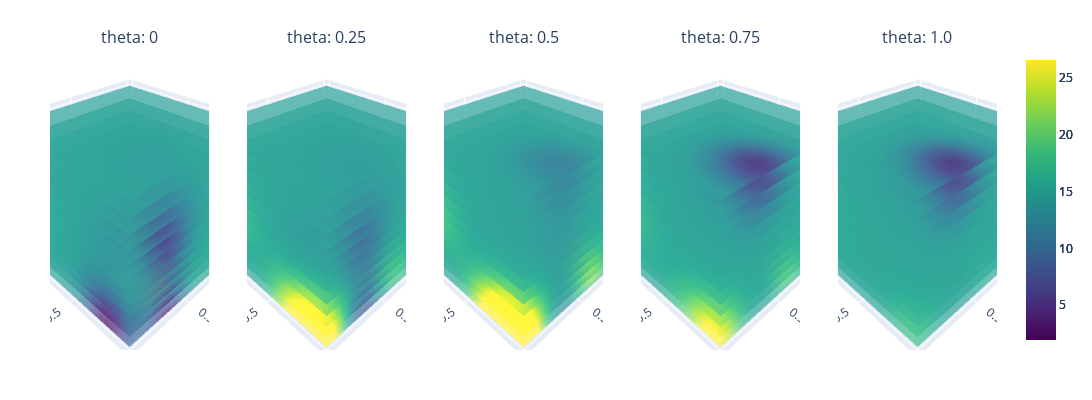

The notebook cell saved with this chart:
### Code cell
gp_model5, train_nx5, train_y5, train_yvar5 = BO_loop(gp_model, nx_train, y_train, y_train_var, nx_all, iterations=5)

train_x5 = unnormalize(train_nx5, original_bounds)
# Step 2: Initialize Plotting class
variable_combinations = [('n', 'r', 't'), ('theta', 'r', 't'), ('n', 't', 'theta')]
plotting = Plotting(gp_model5, variable_combinations=variable_combinations)

combination = variable_combinations[0]

minmax = [y_train.min(), y_train.max()]
plotting.sliced_plotting(combination, minmax)

# Split train_y into 5 iterations, each containing 5 points
iterations = 5
points_per_iteration = 6
split_data = [train_y5[i * points_per_iteration:(i + 1) * points_per_iteration] for i in range(iterations)]
split_datax = [train_y5[i * points_per_iteration:(i + 1) * points_per_iteration] for i in range(iterations)]

# Plot the points vertically
plt.figure(figsize=(6, 5))
for i, data in enumerate(split_data):
    plt.scatter([i + 1] * len(data), data.numpy(), label=f'Iteration {i + 1}')

plt.xlabel('Iteration')
plt.ylabel('train_y Values')
plt.title('Train_y Points per Iteration')
plt.xticks(range(1, iterations + 1))
# plt.legend()
plt.grid(True)
plt.show()
argmax_indices = [data.argmax().item() for data in split_data]
for i, idx in enumerate(argmax_indices):
    print(f"Iteration {i + 1}: {split_datax[i][idx]}")

### Figure 1 — Plotly figure (JSON) as saved in the notebook; plotly's stock layout.template omitted (floating-point values rounded to 4 significant figures; data arrays with more than 128 entries replaced by an {"elided": "..."} marker saying what was removed)
{"data": [{"cmax": 26.55, "cmin": 1.95, "colorscale": [[0, "#440154"], [0.1111, "#482878"], [0.2222, "#3e4989"], [0.3333, "#31688e"], [0.4444, "#26828e"], [0.5556, "#1f9e89"], [0.6667, "#35b779"], [0.7778, "#6ece58"], [0.8889, "#b5de2b"], [1, "#fde725"]], "opacity": 0.7, "scene": "scene", "showscale": true, "surfacecolor": {"elided": "20x20 float values"}, "type": "surface", "x": {"elided": "20x20 float values"}, "y": {"elided": "20x20 float values"}, "z": {"elided": "20x20 float values"}}, {"cmax": 26.55, "cmin": 1.95, "colorscale": [[0, "#440154"], [0.1111, "#482878"], [0.2222, "#3e4989"], [0.3333, "#31688e"], [0.4444, "#26828e"], [0.5556, "#1f9e89"], [0.6667, "#35b779"], [0.7778, "#6ece58"], [0.8889, "#b5de2b"], [1, "#fde725"]], "opacity": 0.7, "scene": "scene2", "showscale": true, "surfacecolor": {"elided": "20x20 float values"}, "type": "surface", "x": {"elided": "20x20 float values"}, "y": {"elided": "20x20 float values"}, "z": {"elided": "20x20 float values"}}, {"cmax": 26.55, "cmin": 1.95, "colorscale": [[0, "#440154"], [0.1111, "#482878"], [0.2222, "#3e4989"], [0.3333, "#31688e"], [0.4444, "#26828e"], [0.5556, "#1f9e89"], [0.6667, "#35b779"], [0.7778, "#6ece58"], [0.8889, "#b5de2b"], [1, "#fde725"]], "opacity": 0.7, "scene": "scene3", "showscale": true, "surfacecolor": {"elided": "20x20 float values"}, "type": "surface", "x": {"elided": "20x20 float values"}, "y": {"elided": "20x20 float values"}, "z": {"elided": "20x20 float values"}}, {"cmax": 26.55, "cmin": 1.95, "colorscale": [[0, "#440154"], [0.1111, "#482878"], [0.2222, "#3e4989"], [0.3333, "#31688e"], [0.4444, "#26828e"], [0.5556, "#1f9e89"], [0.6667, "#35b779"], [0.7778, "#6ece58"], [0.8889, "#b5de2b"], [1, "#fde725"]], "opacity": 0.7, "scene": "scene4", "showscale": true, "surfacecolor": {"elided": "20x20 float values"}, "type": "surface", "x": {"elided": "20x20 float values"}, "y": {"elided": "20x20 float values"}, "z": {"elided": "20x20 float values"}}, {"cmax": 26.55, "cmin": 1.95, "colorscale": [[0, "#440154"], [0.1111, "#482878"], [0.2222, "#3e4989"], [0.3333, "#31688e"], [0.4444, "#26828e"], [0.5556, "#1f9e89"], [0.6667, "#35b779"], [0.7778, "#6ece58"], [0.8889, "#b5de2b"], [1, "#fde725"]], "opacity": 0.7, "scene": "scene5", "showscale": true, "surfacecolor": {"elided": "20x20 float values"}, "type": "surface", "x": {"elided": "20x20 float values"}, "y": {"elided": "20x20 float values"}, "z": {"elided": "20x20 float values"}}, {"cmax": 26.55, "cmin": 1.95, "colorscale": [[0, "#440154"], [0.1111, "#482878"], [0.2222, "#3e4989"], [0.3333, "#31688e"], [0.4444, "#26828e"], [0.5556, "#1f9e89"], [0.6667, "#35b779"], [0.7778, "#6ece58"], [0.8889, "#b5de2b"], [1, "#fde725"]], "opacity": 0.7, "scene": "scene", "showscale": false, "surfacecolor": {"elided": "20x20 float values"}, "type": "surface", "x": {"elided": "20x20 float values"}, "y": {"elided": "20x20 float values"}, "z": {"elided": "20x20 float values"}}, {"cmax": 26.55, "cmin": 1.95, "colorscale": [[0, "#440154"], [0.1111, "#482878"], [0.2222, "#3e4989"], [0.3333, "#31688e"], [0.4444, "#26828e"], [0.5556, "#1f9e89"], [0.6667, "#35b779"], [0.7778, "#6ece58"], [0.8889, "#b5de2b"], [1, "#fde725"]], "opacity": 0.7, "scene": "scene2", "showscale": false, "surfacecolor": {"elided": "20x20 float values"}, "type": "surface", "x": {"elided": "20x20 float values"}, "y": {"elided": "20x20 float values"}, "z": {"elided": "20x20 float values"}}, {"cmax": 26.55, "cmin": 1.95, "colorscale": [[0, "#440154"], [0.1111, "#482878"], [0.2222, "#3e4989"], [0.3333, "#31688e"], [0.4444, "#26828e"], [0.5556, "#1f9e89"], [0.6667, "#35b779"], [0.7778, "#6ece58"], [0.8889, "#b5de2b"], [1, "#fde725"]], "opacity": 0.7, "scene": "scene3", "showscale": false, "surfacecolor": {"elided": "20x20 float values"}, "type": "surface", "x": {"elided": "20x20 float values"}, "y": {"elided": "20x20 float values"}, "z": {"elided": "20x20 float values"}}, {"cmax": 26.55, "cmin": 1.95, "colorscale": [[0, "#440154"], [0.1111, "#482878"], [0.2222, "#3e4989"], [0.3333, "#31688e"], [0.4444, "#26828e"], [0.5556, "#1f9e89"], [0.6667, "#35b779"], [0.7778, "#6ece58"], [0.8889, "#b5de2b"], [1, "#fde725"]], "opacity": 0.7, "scene": "scene4", "showscale": false, "surfacecolor": {"elided": "20x20 float values"}, "type": "surface", "x": {"elided": "20x20 float values"}, "y": {"elided": "20x20 float values"}, "z": {"elided": "20x20 float values"}}, {"cmax": 26.55, "cmin": 1.95, "colorscale": [[0, "#440154"], [0.1111, "#482878"], [0.2222, "#3e4989"], [0.3333, "#31688e"], [0.4444, "#26828e"], [0.5556, "#1f9e89"], [0.6667, "#35b779"], [0.7778, "#6ece58"], [0.8889, "#b5de2b"], [1, "#fde725"]], "opacity": 0.7, "scene": "scene5", "showscale": false, "surfacecolor": {"elided": "20x20 float values"}, "type": "surface", "x": {"elided": "20x20 float values"}, "y": {"elided": "20x20 float values"}, "z": {"elided": "20x20 float values"}}, {"cmax": 26.55, "cmin": 1.95, "colorscale": [[0, "#440154"], [0.1111, "#482878"], [0.2222, "#3e4989"], [0.3333, "#31688e"], [0.4444, "#26828e"], [0.5556, "#1f9e89"], [0.6667, "#35b779"], [0.7778, "#6ece58"], [0.8889, "#b5de2b"], [1, "#fde725"]], "opacity": 0.7, "scene": "scene", "showscale": false, "surfacecolor": {"elided": "20x20 float values"}, "type": "surface", "x": {"elided": "20x20 float values"}, "y": {"elided": "20x20 float values"}, "z": {"elided": "20x20 float values"}}, {"cmax": 26.55, "cmin": 1.95, "colorscale": [[0, "#440154"], [0.1111, "#482878"], [0.2222, "#3e4989"], [0.3333, "#31688e"], [0.4444, "#26828e"], [0.5556, "#1f9e89"], [0.6667, "#35b779"], [0.7778, "#6ece58"], [0.8889, "#b5de2b"], [1, "#fde725"]], "opacity": 0.7, "scene": "scene2", "showscale": false, "surfacecolor": {"elided": "20x20 float values"}, "type": "surface", "x": {"elided": "20x20 float values"}, "y": {"elided": "20x20 float values"}, "z": {"elided": "20x20 float values"}}, {"cmax": 26.55, "cmin": 1.95, "colorscale": [[0, "#440154"], [0.1111, "#482878"], [0.2222, "#3e4989"], [0.3333, "#31688e"], [0.4444, "#26828e"], [0.5556, "#1f9e89"], [0.6667, "#35b779"], [0.7778, "#6ece58"], [0.8889, "#b5de2b"], [1, "#fde725"]], "opacity": 0.7, "scene": "scene3", "showscale": false, "surfacecolor": {"elided": "20x20 float values"}, "type": "surface", "x": {"elided": "20x20 float values"}, "y": {"elided": "20x20 float values"}, "z": {"elided": "20x20 float values"}}, {"cmax": 26.55, "cmin": 1.95, "colorscale": [[0, "#440154"], [0.1111, "#482878"], [0.2222, "#3e4989"], [0.3333, "#31688e"], [0.4444, "#26828e"], [0.5556, "#1f9e89"], [0.6667, "#35b779"], [0.7778, "#6ece58"], [0.8889, "#b5de2b"], [1, "#fde725"]], "opacity": 0.7, "scene": "scene4", "showscale": false, "surfacecolor": {"elided": "20x20 float values"}, "type": "surface", "x": {"elided": "20x20 float values"}, "y": {"elided": "20x20 float values"}, "z": {"elided": "20x20 float values"}}, {"cmax": 26.55, "cmin": 1.95, "colorscale": [[0, "#440154"], [0.1111, "#482878"], [0.2222, "#3e4989"], [0.3333, "#31688e"], [0.4444, "#26828e"], [0.5556, "#1f9e89"], [0.6667, "#35b779"], [0.7778, "#6ece58"], [0.8889, "#b5de2b"], [1, "#fde725"]], "opacity": 0.7, "scene": "scene5", "showscale": false, "surfacecolor": {"elided": "20x20 float values"}, "type": "surface", "x": {"elided": "20x20 float values"}, "y": {"elided": "20x20 float values"}, "z": {"elided": "20x20 float values"}}, {"cmax": 26.55, "cmin": 1.95, "colorscale": [[0, "#440154"], [0.1111, "#482878"], [0.2222, "#3e4989"], [0.3333, "#31688e"], [0.4444, "#26828e"], [0.5556, "#1f9e89"], [0.6667, "#35b779"], [0.7778, "#6ece58"], [0.8889, "#b5de2b"], [1, "#fde725"]], "opacity": 0.7, "scene": "scene", "showscale": false, "surfacecolor": {"elided": "20x20 float values"}, "type": "surface", "x": {"elided": "20x20 float values"}, "y": {"elided": "20x20 float values"}, "z": {"elided": "20x20 float values"}}, {"cmax": 26.55, "cmin": 1.95, "colorscale": [[0, "#440154"], [0.1111, "#482878"], [0.2222, "#3e4989"], [0.3333, "#31688e"], [0.4444, "#26828e"], [0.5556, "#1f9e89"], [0.6667, "#35b779"], [0.7778, "#6ece58"], [0.8889, "#b5de2b"], [1, "#fde725"]], "opacity": 0.7, "scene": "scene2", "showscale": false, "surfacecolor": {"elided": "20x20 float values"}, "type": "surface", "x": {"elided": "20x20 float values"}, "y": {"elided": "20x20 float values"}, "z": {"elided": "20x20 float values"}}, {"cmax": 26.55, "cmin": 1.95, "colorscale": [[0, "#440154"], [0.1111, "#482878"], [0.2222, "#3e4989"], [0.3333, "#31688e"], [0.4444, "#26828e"], [0.5556, "#1f9e89"], [0.6667, "#35b779"], [0.7778, "#6ece58"], [0.8889, "#b5de2b"], [1, "#fde725"]], "opacity": 0.7, "scene": "scene3", "showscale": false, "surfacecolor": {"elided": "20x20 float values"}, "type": "surface", "x": {"elided": "20x20 float values"}, "y": {"elided": "20x20 float values"}, "z": {"elided": "20x20 float values"}}, {"cmax": 26.55, "cmin": 1.95, "colorscale": [[0, "#440154"], [0.1111, "#482878"], [0.2222, "#3e4989"], [0.3333, "#31688e"], [0.4444, "#26828e"], [0.5556, "#1f9e89"], [0.6667, "#35b779"], [0.7778, "#6ece58"], [0.8889, "#b5de2b"], [1, "#fde725"]], "opacity": 0.7, "scene": "scene4", "showscale": false, "surfacecolor": {"elided": "20x20 float values"}, "type": "surface", "x": {"elided": "20x20 float values"}, "y": {"elided": "20x20 float values"}, "z": {"elided": "20x20 float values"}}, {"cmax": 26.55, "cmin": 1.95, "colorscale": [[0, "#440154"], [0.1111, "#482878"], [0.2222, "#3e4989"], [0.3333, "#31688e"], [0.4444, "#26828e"], [0.5556, "#1f9e89"], [0.6667, "#35b779"], [0.7778, "#6ece58"], [0.8889, "#b5de2b"], [1, "#fde725"]], "opacity": 0.7, "scene": "scene5", "showscale": false, "surfacecolor": {"elided": "20x20 float values"}, "type": "surface", "x": {"elided": "20x20 float values"}, "y": {"elided": "20x20 float values"}, "z": {"elided": "20x20 float values"}}, {"cmax": 26.55, "cmin": 1.95, "colorscale": [[0, "#440154"], [0.1111, "#482878"], [0.2222, "#3e4989"], [0.3333, "#31688e"], [0.4444, "#26828e"], [0.5556, "#1f9e89"], [0.6667, "#35b779"], [0.7778, "#6ece58"], [0.8889, "#b5de2b"], [1, "#fde725"]], "opacity": 0.7, "scene": "scene", "showscale": false, "surfacecolor": {"elided": "20x20 float values"}, "type": "surface", "x": {"elided": "20x20 float values"}, "y": {"elided": "20x20 float values"}, "z": {"elided": "20x20 float values"}}, {"cmax": 26.55, "cmin": 1.95, "colorscale": [[0, "#440154"], [0.1111, "#482878"], [0.2222, "#3e4989"], [0.3333, "#31688e"], [0.4444, "#26828e"], [0.5556, "#1f9e89"], [0.6667, "#35b779"], [0.7778, "#6ece58"], [0.8889, "#b5de2b"], [1, "#fde725"]], "opacity": 0.7, "scene": "scene2", "showscale": false, "surfacecolor": {"elided": "20x20 float values"}, "type": "surface", "x": {"elided": "20x20 float values"}, "y": {"elided": "20x20 float values"}, "z": {"elided": "20x20 float values"}}, {"cmax": 26.55, "cmin": 1.95, "colorscale": [[0, "#440154"], [0.1111, "#482878"], [0.2222, "#3e4989"], [0.3333, "#31688e"], [0.4444, "#26828e"], [0.5556, "#1f9e89"], [0.6667, "#35b779"], [0.7778, "#6ece58"], [0.8889, "#b5de2b"], [1, "#fde725"]], "opacity": 0.7, "scene": "scene3", "showscale": false, "surfacecolor": {"elided": "20x20 float values"}, "type": "surface", "x": {"elided": "20x20 float values"}, "y": {"elided": "20x20 float values"}, "z": {"elided": "20x20 float values"}}, {"cmax": 26.55, "cmin": 1.95, "colorscale": [[0, "#440154"], [0.1111, "#482878"], [0.2222, "#3e4989"], [0.3333, "#31688e"], [0.4444, "#26828e"], [0.5556, "#1f9e89"], [0.6667, "#35b779"], [0.7778, "#6ece58"], [0.8889, "#b5de2b"], [1, "#fde725"]], "opacity": 0.7, "scene": "scene4", "showscale": false, "surfacecolor": {"elided": "20x20 float values"}, "type": "surface", "x": {"elided": "20x20 float values"}, "y": {"elided": "20x20 float values"}, "z": {"elided": "20x20 float values"}}, {"cmax": 26.55, "cmin": 1.95, "colorscale": [[0, "#440154"], [0.1111, "#482878"], [0.2222, "#3e4989"], [0.3333, "#31688e"], [0.4444, "#26828e"], [0.5556, "#1f9e89"], [0.6667, "#35b779"], [0.7778, "#6ece58"], [0.8889, "#b5de2b"], [1, "#fde725"]], "opacity": 0.7, "scene": "scene5", "showscale": false, "surfacecolor": {"elided": "20x20 float values"}, "type": "surface", "x": {"elided": "20x20 float values"}, "y": {"elided": "20x20 float values"}, "z": {"elided": "20x20 float values"}}, {"cmax": 26.55, "cmin": 1.95, "colorscale": [[0, "#440154"], [0.1111, "#482878"], [0.2222, "#3e4989"], [0.3333, "#31688e"], [0.4444, "#26828e"], [0.5556, "#1f9e89"], [0.6667, "#35b779"], [0.7778, "#6ece58"], [0.8889, "#b5de2b"], [1, "#fde725"]], "opacity": 0.7, "scene": "scene", "showscale": false, "surfacecolor": {"elided": "20x20 float values"}, "type": "surface", "x": {"elided": "20x20 float values"}, "y": {"elided": "20x20 float values"}, "z": {"elided": "20x20 float values"}}, {"cmax": 26.55, "cmin": 1.95, "colorscale": [[0, "#440154"], [0.1111, "#482878"], [0.2222, "#3e4989"], [0.3333, "#31688e"], [0.4444, "#26828e"], [0.5556, "#1f9e89"], [0.6667, "#35b779"], [0.7778, "#6ece58"], [0.8889, "#b5de2b"], [1, "#fde725"]], "opacity": 0.7, "scene": "scene2", "showscale": false, "surfacecolor": {"elided": "20x20 float values"}, "type": "surface", "x": {"elided": "20x20 float values"}, "y": {"elided": "20x20 float values"}, "z": {"elided": "20x20 float values"}}, {"cmax": 26.55, "cmin": 1.95, "colorscale": [[0, "#440154"], [0.1111, "#482878"], [0.2222, "#3e4989"], [0.3333, "#31688e"], [0.4444, "#26828e"], [0.5556, "#1f9e89"], [0.6667, "#35b779"], [0.7778, "#6ece58"], [0.8889, "#b5de2b"], [1, "#fde725"]], "opacity": 0.7, "scene": "scene3", "showscale": false, "surfacecolor": {"elided": "20x20 float values"}, "type": "surface", "x": {"elided": "20x20 float values"}, "y": {"elided": "20x20 float values"}, "z": {"elided": "20x20 float values"}}, {"cmax": 26.55, "cmin": 1.95, "colorscale": [[0, "#440154"], [0.1111, "#482878"], [0.2222, "#3e4989"], [0.3333, "#31688e"], [0.4444, "#26828e"], [0.5556, "#1f9e89"], [0.6667, "#35b779"], [0.7778, "#6ece58"], [0.8889, "#b5de2b"], [1, "#fde725"]], "opacity": 0.7, "scene": "scene4", "showscale": false, "surfacecolor": {"elided": "20x20 float values"}, "type": "surface", "x": {"elided": "20x20 float values"}, "y": {"elided": "20x20 float values"}, "z": {"elided": "20x20 float values"}}, {"cmax": 26.55, "cmin": 1.95, "colorscale": [[0, "#440154"], [0.1111, "#482878"], [0.2222, "#3e4989"], [0.3333, "#31688e"], [0.4444, "#26828e"], [0.5556, "#1f9e89"], [0.6667, "#35b779"], [0.7778, "#6ece58"], [0.8889, "#b5de2b"], [1, "#fde725"]], "opacity": 0.7, "scene": "scene5", "showscale": false, "surfacecolor": {"elided": "20x20 float values"}, "type": "surface", "x": {"elided": "20x20 float values"}, "y": {"elided": "20x20 float values"}, "z": {"elided": "20x20 float values"}}, {"cmax": 26.55, "cmin": 1.95, "colorscale": [[0, "#440154"], [0.1111, "#482878"], [0.2222, "#3e4989"], [0.3333, "#31688e"], [0.4444, "#26828e"], [0.5556, "#1f9e89"], [0.6667, "#35b779"], [0.7778, "#6ece58"], [0.8889, "#b5de2b"], [1, "#fde725"]], "opacity": 0.7, "scene": "scene", "showscale": false, "surfacecolor": {"elided": "20x20 float values"}, "type": "surface", "x": {"elided": "20x20 float values"}, "y": {"elided": "20x20 float values"}, "z": {"elided": "20x20 float values"}}, {"cmax": 26.55, "cmin": 1.95, "colorscale": [[0, "#440154"], [0.1111, "#482878"], [0.2222, "#3e4989"], [0.3333, "#31688e"], [0.4444, "#26828e"], [0.5556, "#1f9e89"], [0.6667, "#35b779"], [0.7778, "#6ece58"], [0.8889, "#b5de2b"], [1, "#fde725"]], "opacity": 0.7, "scene": "scene2", "showscale": false, "surfacecolor": {"elided": "20x20 float values"}, "type": "surface", "x": {"elided": "20x20 float values"}, "y": {"elided": "20x20 float values"}, "z": {"elided": "20x20 float values"}}, {"cmax": 26.55, "cmin": 1.95, "colorscale": [[0, "#440154"], [0.1111, "#482878"], [0.2222, "#3e4989"], [0.3333, "#31688e"], [0.4444, "#26828e"], [0.5556, "#1f9e89"], [0.6667, "#35b779"], [0.7778, "#6ece58"], [0.8889, "#b5de2b"], [1, "#fde725"]], "opacity": 0.7, "scene": "scene3", "showscale": false, "surfacecolor": {"elided": "20x20 float values"}, "type": "surface", "x": {"elided": "20x20 float values"}, "y": {"elided": "20x20 float values"}, "z": {"elided": "20x20 float values"}}, {"cmax": 26.55, "cmin": 1.95, "colorscale": [[0, "#440154"], [0.1111, "#482878"], [0.2222, "#3e4989"], [0.3333, "#31688e"], [0.4444, "#26828e"], [0.5556, "#1f9e89"], [0.6667, "#35b779"], [0.7778, "#6ece58"], [0.8889, "#b5de2b"], [1, "#fde725"]], "opacity": 0.7, "scene": "scene4", "showscale": false, "surfacecolor": {"elided": "20x20 float values"}, "type": "surface", "x": {"elided": "20x20 float values"}, "y": {"elided": "20x20 float values"}, "z": {"elided": "20x20 float values"}}, {"cmax": 26.55, "cmin": 1.95, "colorscale": [[0, "#440154"], [0.1111, "#482878"], [0.2222, "#3e4989"], [0.3333, "#31688e"], [0.4444, "#26828e"], [0.5556, "#1f9e89"], [0.6667, "#35b779"], [0.7778, "#6ece58"], [0.8889, "#b5de2b"], [1, "#fde725"]], "opacity": 0.7, "scene": "scene5", "showscale": false, "surfacecolor": {"elided": "20x20 float values"}, "type": "surface", "x": {"elided": "20x20 float values"}, "y": {"elided": "20x20 float values"}, "z": {"elided": "20x20 float values"}}, {"cmax": 26.55, "cmin": 1.95, "colorscale": [[0, "#440154"], [0.1111, "#482878"], [0.2222, "#3e4989"], [0.3333, "#31688e"], [0.4444, "#26828e"], [0.5556, "#1f9e89"], [0.6667, "#35b779"], [0.7778, "#6ece58"], [0.8889, "#b5de2b"], [1, "#fde725"]], "opacity": 0.7, "scene": "scene", "showscale": false, "surfacecolor": {"elided": "20x20 float values"}, "type": "surface", "x": {"elided": "20x20 float values"}, "y": {"elided": "20x20 float values"}, "z": {"elided": "20x20 float values"}}, {"cmax": 26.55, "cmin": 1.95, "colorscale": [[0, "#440154"], [0.1111, "#482878"], [0.2222, "#3e4989"], [0.3333, "#31688e"], [0.4444, "#26828e"], [0.5556, "#1f9e89"], [0.6667, "#35b779"], [0.7778, "#6ece58"], [0.8889, "#b5de2b"], [1, "#fde725"]], "opacity": 0.7, "scene": "scene2", "showscale": false, "surfacecolor": {"elided": "20x20 float values"}, "type": "surface", "x": {"elided": "20x20 float values"}, "y": {"elided": "20x20 float values"}, "z": {"elided": "20x20 float values"}}, {"cmax": 26.55, "cmin": 1.95, "colorscale": [[0, "#440154"], [0.1111, "#482878"], [0.2222, "#3e4989"], [0.3333, "#31688e"], [0.4444, "#26828e"], [0.5556, "#1f9e89"], [0.6667, "#35b779"], [0.7778, "#6ece58"], [0.8889, "#b5de2b"], [1, "#fde725"]], "opacity": 0.7, "scene": "scene3", "showscale": false, "surfacecolor": {"elided": "20x20 float values"}, "type": "surface", "x": {"elided": "20x20 float values"}, "y": {"elided": "20x20 float values"}, "z": {"elided": "20x20 float values"}}, {"cmax": 26.55, "cmin": 1.95, "colorscale": [[0, "#440154"], [0.1111, "#482878"], [0.2222, "#3e4989"], [0.3333, "#31688e"], [0.4444, "#26828e"], [0.5556, "#1f9e89"], [0.6667, "#35b779"], [0.7778, "#6ece58"], [0.8889, "#b5de2b"], [1, "#fde725"]], "opacity": 0.7, "scene": "scene4", "showscale": false, "surfacecolor": {"elided": "20x20 float values"}, "type": "surface", "x": {"elided": "20x20 float values"}, "y": {"elided": "20x20 float values"}, "z": {"elided": "20x20 float values"}}, {"cmax": 26.55, "cmin": 1.95, "colorscale": [[0, "#440154"], [0.1111, "#482878"], [0.2222, "#3e4989"], [0.3333, "#31688e"], [0.4444, "#26828e"], [0.5556, "#1f9e89"], [0.6667, "#35b779"], [0.7778, "#6ece58"], [0.8889, "#b5de2b"], [1, "#fde725"]], "opacity": 0.7, "scene": "scene5", "showscale": false, "surfacecolor": {"elided": "20x20 float values"}, "type": "surface", "x": {"elided": "20x20 float values"}, "y": {"elided": "20x20 float values"}, "z": {"elided": "20x20 float values"}}, {"cmax": 26.55, "cmin": 1.95, "colorscale": [[0, "#440154"], [0.1111, "#482878"], [0.2222, "#3e4989"], [0.3333, "#31688e"], [0.4444, "#26828e"], [0.5556, "#1f9e89"], [0.6667, "#35b779"], [0.7778, "#6ece58"], [0.8889, "#b5de2b"], [1, "#fde725"]], "opacity": 0.7, "scene": "scene", "showscale": false, "surfacecolor": {"elided": "20x20 float values"}, "type": "surface", "x": {"elided": "20x20 float values"}, "y": {"elided": "20x20 float values"}, "z": {"elided": "20x20 float values"}}, {"cmax": 26.55, "cmin": 1.95, "colorscale": [[0, "#440154"], [0.1111, "#482878"], [0.2222, "#3e4989"], [0.3333, "#31688e"], [0.4444, "#26828e"], [0.5556, "#1f9e89"], [0.6667, "#35b779"], [0.7778, "#6ece58"], [0.8889, "#b5de2b"], [1, "#fde725"]], "opacity": 0.7, "scene": "scene2", "showscale": false, "surfacecolor": {"elided": "20x20 float values"}, "type": "surface", "x": {"elided": "20x20 float values"}, "y": {"elided": "20x20 float values"}, "z": {"elided": "20x20 float values"}}, {"cmax": 26.55, "cmin": 1.95, "colorscale": [[0, "#440154"], [0.1111, "#482878"], [0.2222, "#3e4989"], [0.3333, "#31688e"], [0.4444, "#26828e"], [0.5556, "#1f9e89"], [0.6667, "#35b779"], [0.7778, "#6ece58"], [0.8889, "#b5de2b"], [1, "#fde725"]], "opacity": 0.7, "scene": "scene3", "showscale": false, "surfacecolor": {"elided": "20x20 float values"}, "type": "surface", "x": {"elided": "20x20 float values"}, "y": {"elided": "20x20 float values"}, "z": {"elided": "20x20 float values"}}, {"cmax": 26.55, "cmin": 1.95, "colorscale": [[0, "#440154"], [0.1111, "#482878"], [0.2222, "#3e4989"], [0.3333, "#31688e"], [0.4444, "#26828e"], [0.5556, "#1f9e89"], [0.6667, "#35b779"], [0.7778, "#6ece58"], [0.8889, "#b5de2b"], [1, "#fde725"]], "opacity": 0.7, "scene": "scene4", "showscale": false, "surfacecolor": {"elided": "20x20 float values"}, "type": "surface", "x": {"elided": "20x20 float values"}, "y": {"elided": "20x20 float values"}, "z": {"elided": "20x20 float values"}}, {"cmax": 26.55, "cmin": 1.95, "colorscale": [[0, "#440154"], [0.1111, "#482878"], [0.2222, "#3e4989"], [0.3333, "#31688e"], [0.4444, "#26828e"], [0.5556, "#1f9e89"], [0.6667, "#35b779"], [0.7778, "#6ece58"], [0.8889, "#b5de2b"], [1, "#fde725"]], "opacity": 0.7, "scene": "scene5", "showscale": false, "surfacecolor": {"elided": "20x20 float values"}, "type": "surface", "x": {"elided": "20x20 float values"}, "y": {"elided": "20x20 float values"}, "z": {"elided": "20x20 float values"}}, {"cmax": 26.55, "cmin": 1.95, "colorscale": [[0, "#440154"], [0.1111, "#482878"], [0.2222, "#3e4989"], [0.3333, "#31688e"], [0.4444, "#26828e"], [0.5556, "#1f9e89"], [0.6667, "#35b779"], [0.7778, "#6ece58"], [0.8889, "#b5de2b"], [1, "#fde725"]], "opacity": 0.7, "scene": "scene", "showscale": false, "surfacecolor": {"elided": "20x20 float values"}, "type": "surface", "x": {"elided": "20x20 float values"}, "y": {"elided": "20x20 float values"}, "z": {"elided": "20x20 float values"}}, {"cmax": 26.55, "cmin": 1.95, "colorscale": [[0, "#440154"], [0.1111, "#482878"], [0.2222, "#3e4989"], [0.3333, "#31688e"], [0.4444, "#26828e"], [0.5556, "#1f9e89"], [0.6667, "#35b779"], [0.7778, "#6ece58"], [0.8889, "#b5de2b"], [1, "#fde725"]], "opacity": 0.7, "scene": "scene2", "showscale": false, "surfacecolor": {"elided": "20x20 float values"}, "type": "surface", "x": {"elided": "20x20 float values"}, "y": {"elided": "20x20 float values"}, "z": {"elided": "20x20 float values"}}, {"cmax": 26.55, "cmin": 1.95, "colorscale": [[0, "#440154"], [0.1111, "#482878"], [0.2222, "#3e4989"], [0.3333, "#31688e"], [0.4444, "#26828e"], [0.5556, "#1f9e89"], [0.6667, "#35b779"], [0.7778, "#6ece58"], [0.8889, "#b5de2b"], [1, "#fde725"]], "opacity": 0.7, "scene": "scene3", "showscale": false, "surfacecolor": {"elided": "20x20 float values"}, "type": "surface", "x": {"elided": "20x20 float values"}, "y": {"elided": "20x20 float values"}, "z": {"elided": "20x20 float values"}}, {"cmax": 26.55, "cmin": 1.95, "colorscale": [[0, "#440154"], [0.1111, "#482878"], [0.2222, "#3e4989"], [0.3333, "#31688e"], [0.4444, "#26828e"], [0.5556, "#1f9e89"], [0.6667, "#35b779"], [0.7778, "#6ece58"], [0.8889, "#b5de2b"], [1, "#fde725"]], "opacity": 0.7, "scene": "scene4", "showscale": false, "surfacecolor": {"elided": "20x20 float values"}, "type": "surface", "x": {"elided": "20x20 float values"}, "y": {"elided": "20x20 float values"}, "z": {"elided": "20x20 float values"}}, {"cmax": 26.55, "cmin": 1.95, "colorscale": [[0, "#440154"], [0.1111, "#482878"], [0.2222, "#3e4989"], [0.3333, "#31688e"], [0.4444, "#26828e"], [0.5556, "#1f9e89"], [0.6667, "#35b779"], [0.7778, "#6ece58"], [0.8889, "#b5de2b"], [1, "#fde725"]], "opacity": 0.7, "scene": "scene5", "showscale": false, "surfacecolor": {"elided": "20x20 float values"}, "type": "surface", "x": {"elided": "20x20 float values"}, "y": {"elided": "20x20 float values"}, "z": {"elided": "20x20 float values"}}, {"cmax": 26.55, "cmin": 1.95, "colorscale": [[0, "#440154"], [0.1111, "#482878"], [0.2222, "#3e4989"], [0.3333, "#31688e"], [0.4444, "#26828e"], [0.5556, "#1f9e89"], [0.6667, "#35b779"], [0.7778, "#6ece58"], [0.8889, "#b5de2b"], [1, "#fde725"]], "opacity": 0.7, "scene": "scene", "showscale": false, "surfacecolor": {"elided": "20x20 float values"}, "type": "surface", "x": {"elided": "20x20 float values"}, "y": {"elided": "20x20 float values"}, "z": {"elided": "20x20 float values"}}, {"cmax": 26.55, "cmin": 1.95, "colorscale": [[0, "#440154"], [0.1111, "#482878"], [0.2222, "#3e4989"], [0.3333, "#31688e"], [0.4444, "#26828e"], [0.5556, "#1f9e89"], [0.6667, "#35b779"], [0.7778, "#6ece58"], [0.8889, "#b5de2b"], [1, "#fde725"]], "opacity": 0.7, "scene": "scene2", "showscale": false, "surfacecolor": {"elided": "20x20 float values"}, "type": "surface", "x": {"elided": "20x20 float values"}, "y": {"elided": "20x20 float values"}, "z": {"elided": "20x20 float values"}}, {"cmax": 26.55, "cmin": 1.95, "colorscale": [[0, "#440154"], [0.1111, "#482878"], [0.2222, "#3e4989"], [0.3333, "#31688e"], [0.4444, "#26828e"], [0.5556, "#1f9e89"], [0.6667, "#35b779"], [0.7778, "#6ece58"], [0.8889, "#b5de2b"], [1, "#fde725"]], "opacity": 0.7, "scene": "scene3", "showscale": false, "surfacecolor": {"elided": "20x20 float values"}, "type": "surface", "x": {"elided": "20x20 float values"}, "y": {"elided": "20x20 float values"}, "z": {"elided": "20x20 float values"}}, {"cmax": 26.55, "cmin": 1.95, "colorscale": [[0, "#440154"], [0.1111, "#482878"], [0.2222, "#3e4989"], [0.3333, "#31688e"], [0.4444, "#26828e"], [0.5556, "#1f9e89"], [0.6667, "#35b779"], [0.7778, "#6ece58"], [0.8889, "#b5de2b"], [1, "#fde725"]], "opacity": 0.7, "scene": "scene4", "showscale": false, "surfacecolor": {"elided": "20x20 float values"}, "type": "surface", "x": {"elided": "20x20 float values"}, "y": {"elided": "20x20 float values"}, "z": {"elided": "20x20 float values"}}, {"cmax": 26.55, "cmin": 1.95, "colorscale": [[0, "#440154"], [0.1111, "#482878"], [0.2222, "#3e4989"], [0.3333, "#31688e"], [0.4444, "#26828e"], [0.5556, "#1f9e89"], [0.6667, "#35b779"], [0.7778, "#6ece58"], [0.8889, "#b5de2b"], [1, "#fde725"]], "opacity": 0.7, "scene": "scene5", "showscale": false, "surfacecolor": {"elided": "20x20 float values"}, "type": "surface", "x": {"elided": "20x20 float values"}, "y": {"elided": "20x20 float values"}, "z": {"elided": "20x20 float values"}}, {"cmax": 26.55, "cmin": 1.95, "colorscale": [[0, "#440154"], [0.1111, "#482878"], [0.2222, "#3e4989"], [0.3333, "#31688e"], [0.4444, "#26828e"], [0.5556, "#1f9e89"], [0.6667, "#35b779"], [0.7778, "#6ece58"], [0.8889, "#b5de2b"], [1, "#fde725"]], "opacity": 0.7, "scene": "scene", "showscale": false, "surfacecolor": {"elided": "20x20 float values"}, "type": "surface", "x": {"elided": "20x20 float values"}, "y": {"elided": "20x20 float values"}, "z": {"elided": "20x20 float values"}}, {"cmax": 26.55, "cmin": 1.95, "colorscale": [[0, "#440154"], [0.1111, "#482878"], [0.2222, "#3e4989"], [0.3333, "#31688e"], [0.4444, "#26828e"], [0.5556, "#1f9e89"], [0.6667, "#35b779"], [0.7778, "#6ece58"], [0.8889, "#b5de2b"], [1, "#fde725"]], "opacity": 0.7, "scene": "scene2", "showscale": false, "surfacecolor": {"elided": "20x20 float values"}, "type": "surface", "x": {"elided": "20x20 float values"}, "y": {"elided": "20x20 float values"}, "z": {"elided": "20x20 float values"}}, {"cmax": 26.55, "cmin": 1.95, "colorscale": [[0, "#440154"], [0.1111, "#482878"], [0.2222, "#3e4989"], [0.3333, "#31688e"], [0.4444, "#26828e"], [0.5556, "#1f9e89"], [0.6667, "#35b779"], [0.7778, "#6ece58"], [0.8889, "#b5de2b"], [1, "#fde725"]], "opacity": 0.7, "scene": "scene3", "showscale": false, "surfacecolor": {"elided": "20x20 float values"}, "type": "surface", "x": {"elided": "20x20 float values"}, "y": {"elided": "20x20 float values"}, "z": {"elided": "20x20 float values"}}, {"cmax": 26.55, "cmin": 1.95, "colorscale": [[0, "#440154"], [0.1111, "#482878"], [0.2222, "#3e4989"], [0.3333, "#31688e"], [0.4444, "#26828e"], [0.5556, "#1f9e89"], [0.6667, "#35b779"], [0.7778, "#6ece58"], [0.8889, "#b5de2b"], [1, "#fde725"]], "opacity": 0.7, "scene": "scene4", "showscale": false, "surfacecolor": {"elided": "20x20 float values"}, "type": "surface", "x": {"elided": "20x20 float values"}, "y": {"elided": "20x20 float values"}, "z": {"elided": "20x20 float values"}}, {"cmax": 26.55, "cmin": 1.95, "colorscale": [[0, "#440154"], [0.1111, "#482878"], [0.2222, "#3e4989"], [0.3333, "#31688e"], [0.4444, "#26828e"], [0.5556, "#1f9e89"], [0.6667, "#35b779"], [0.7778, "#6ece58"], [0.8889, "#b5de2b"], [1, "#fde725"]], "opacity": 0.7, "scene": "scene5", "showscale": false, "surfacecolor": {"elided": "20x20 float values"}, "type": "surface", "x": {"elided": "20x20 float values"}, "y": {"elided": "20x20 float values"}, "z": {"elided": "20x20 float values"}}], "layout": {"annotations": [{"font": {"size": 16}, "showarrow": false, "text": "theta: 0", "x": 0.084, "xanchor": "center", "xref": "paper", "y": 1, "yanchor": "bottom", "yref": "paper"}, {"font": {"size": 16}, "showarrow": false, "text": "theta: 0.25", "x": 0.292, "xanchor": "center", "xref": "paper", "y": 1, "yanchor": "bottom", "yref": "paper"}, {"font": {"size": 16}, "showarrow": false, "text": "theta: 0.5", "x": 0.5, "xanchor": "center", "xref": "paper", "y": 1, "yanchor": "bottom", "yref": "paper"}, {"font": {"size": 16}, "showarrow": false, "text": "theta: 0.75", "x": 0.708, "xanchor": "center", "xref": "paper", "y": 1, "yanchor": "bottom", "yref": "paper"}, {"font": {"size": 16}, "showarrow": false, "text": "theta: 1.0", "x": 0.916, "xanchor": "center", "xref": "paper", "y": 1, "yanchor": "bottom", "yref": "paper"}], "height": 400, "margin": {"b": 50, "l": 50, "r": 50, "t": 50}, "scene": {"domain": {"x": [0, 0.168], "y": [0, 1]}, "xaxis": {"title": {"text": "n"}}, "yaxis": {"title": {"text": "r"}}, "zaxis": {"title": {"text": "t"}}}, "scene2": {"domain": {"x": [0.208, 0.376], "y": [0, 1]}, "xaxis": {"title": {"text": "n"}}, "yaxis": {"title": {"text": "r"}}, "zaxis": {"title": {"text": "t"}}}, "scene3": {"domain": {"x": [0.416, 0.584], "y": [0, 1]}, "xaxis": {"title": {"text": "n"}}, "yaxis": {"title": {"text": "r"}}, "zaxis": {"title": {"text": "t"}}}, "scene4": {"domain": {"x": [0.624, 0.792], "y": [0, 1]}, "xaxis": {"title": {"text": "n"}}, "yaxis": {"title": {"text": "r"}}, "zaxis": {"title": {"text": "t"}}}, "scene5": {"domain": {"x": [0.832, 1], "y": [0, 1]}, "xaxis": {"title": {"text": "n"}}, "yaxis": {"title": {"text": "r"}}, "zaxis": {"title": {"text": "t"}}}, "width": 1300}}
